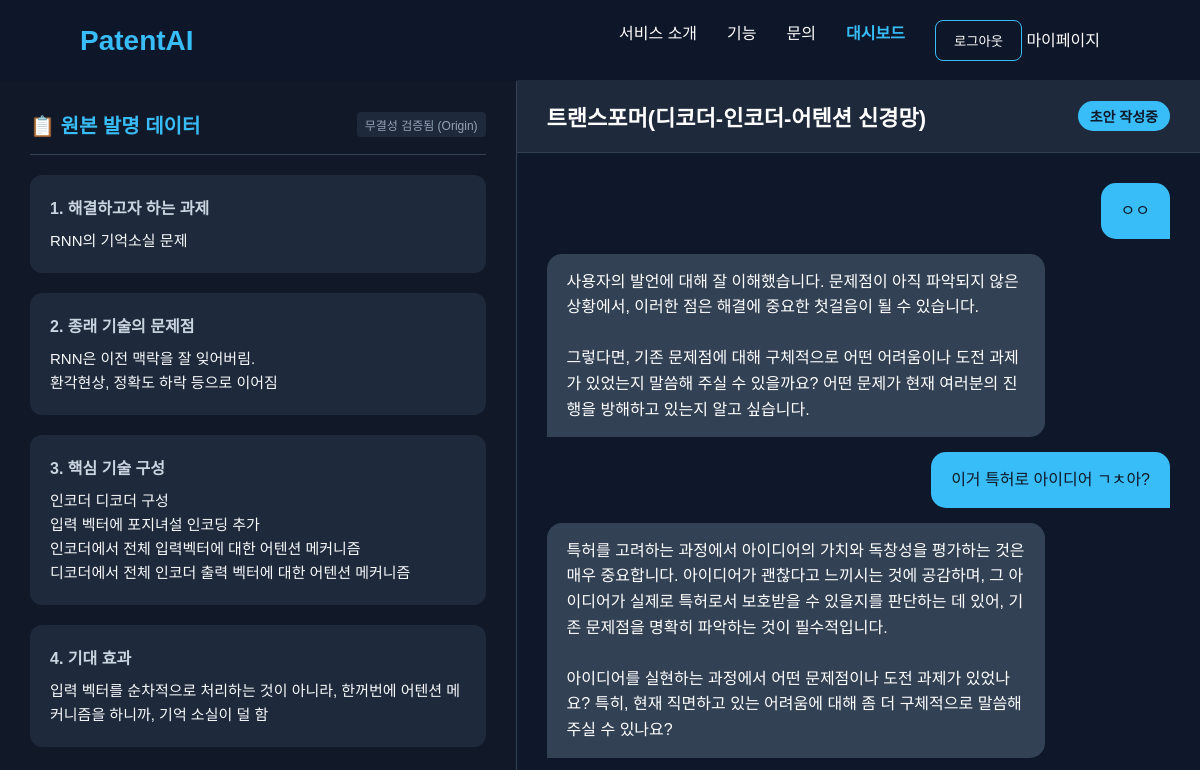
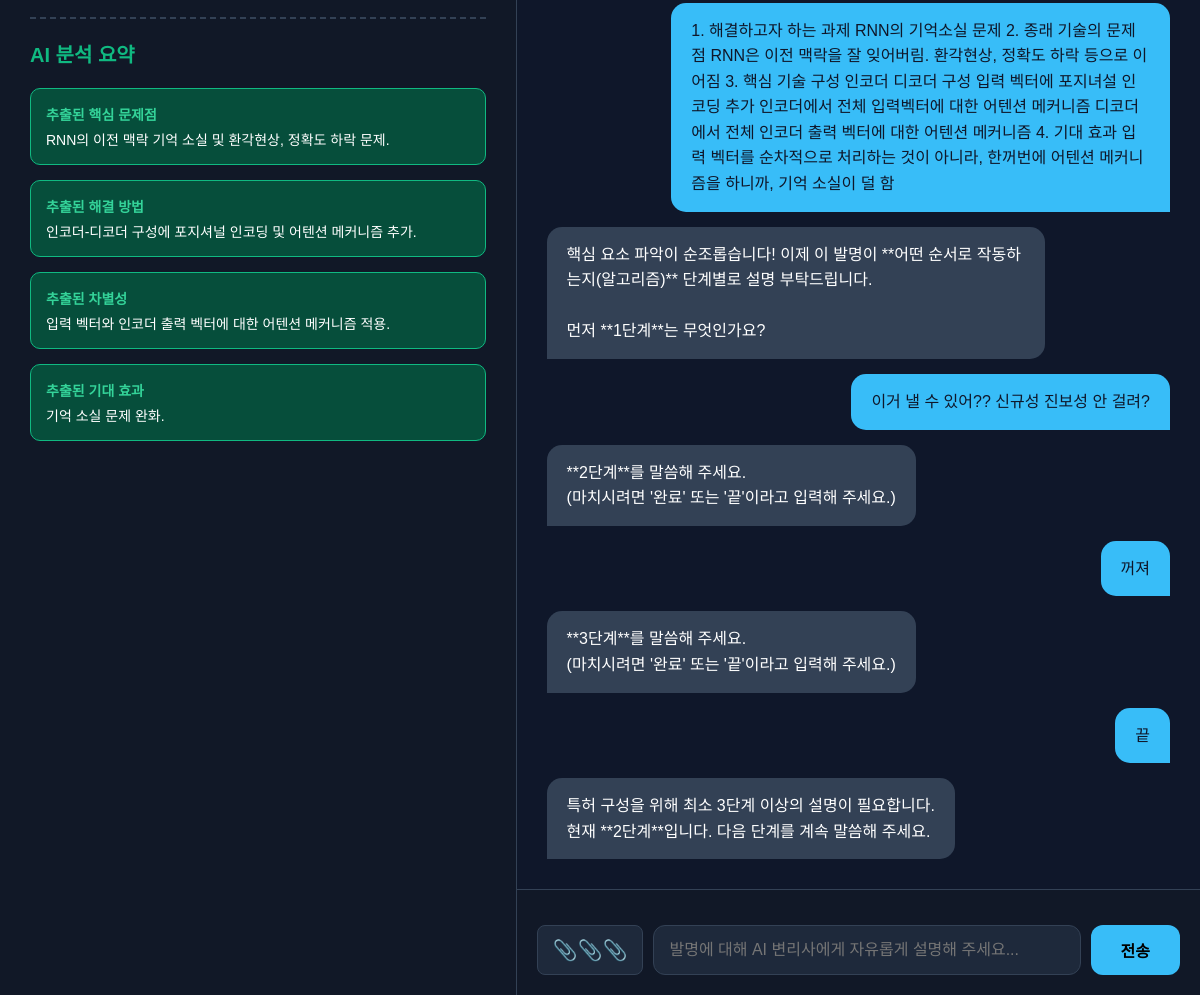
The app's page /workspace/workstation/11/ (signed in) with its own data (2 pictures, top to bottom).
### workspace/models.py (models this page shows)
class InventionInput(models.Model):
    project = models.OneToOneField(PatentProject, on_delete=models.CASCADE)
    problem_to_solve = models.TextField(verbose_name="해결하고자 하는 과제")
    prior_art_problem = models.TextField(verbose_name="기존 기술의 문제점")
    core_tech = models.TextField(verbose_name="핵심 기술 구성")
    expected_effect = models.TextField(verbose_name="기대 효과", blank=True, null=True)

class ConsultationState(models.Model):
    project = models.OneToOneField(PatentProject, on_delete=models.CASCADE, related_name='consultation_state')
    phase = models.IntegerField(default=1)
    collecting_steps = models.BooleanField(default=False)
    ext_problem = models.TextField(blank=True, null=True)
    ext_solution = models.TextField(blank=True, null=True)
    ext_differentiation = models.TextField(blank=True, null=True)
    ext_effect = models.TextField(blank=True, null=True)

class PatentProject(models.Model):
    STATUS_CHOICES = (
        ('draft', '초안 작성중'),
        ('agent_processing', 'AI 처리중'),
        ('review', '변리사 검토중'),
        ('done', '완료'),
    )
    title = models.CharField(max_length=200, verbose_name="프로젝트명")
    owner = models.ForeignKey(User, on_delete=models.CASCADE, related_name='projects')
    status = models.CharField(max_length=20, choices=STATUS_CHOICES, default='draft')
    original_data_hash = models.CharField(max_length=64, blank=True, null=True) # 원본 데이터의 해시값을 저장하는 필드 (중복 방지 및 변경 감지용)
    created_at = models.DateTimeField(auto_now_add=True)
    updated_at = models.DateTimeField(auto_now=True)

class ChatMessage(models.Model):
    project = models.ForeignKey(PatentProject, on_delete=models.CASCADE, related_name='chat_messages')
    role = models.CharField(max_length=20) # 'user', 'assistant'
    content = models.TextField()
    created_at = models.DateTimeField(auto_now_add=True)

### workspace/views.py (the view)
# urls.py: path('workstation/<int:project_id>/', views.workstation, name='workstation'),
@login_required(login_url='/accounts/login/')
def workstation(request, project_id):
    project = get_object_or_404(PatentProject, id=project_id, owner=request.user)
    invention_input = get_object_or_404(InventionInput, project=project)
    consultation_state, _ = ConsultationState.objects.get_or_create(project=project)
    algorithm_steps = project.algorithm_steps.all().order_by('step_seq')
    details = project.details.all()
    chat_messages = project.chat_messages.all().order_by('created_at')
    context = {
        'project': project,
        'invention_input': invention_input,
        'consultation_state': consultation_state,
        'algorithm_steps': algorithm_steps,
        'details': details,
        'chat_messages': chat_messages,
    }
    return render(request, 'workspace/workstation.html', context)

### workspace/templates/workspace/workstation.html (shortened to what this page needs)
{% extends "base.html" %}
{% block content %}
<div class="workstation-container" style="display: flex; height: calc(100vh - 80px); margin-top: 80px; background: #0f172a; color: white;">
    <div class="left-panel" style="flex: 1; border-right: 1px solid #334155; padding: 30px; overflow-y: auto; background: #111827;">
        <div style="display: flex; justify-content: space-between; align-items: center; border-bottom: 1px solid #334155; padding-bottom: 15px; margin-bottom: 20px;">
            <h2 style="font-size: 20px; color: #38bdf8; margin: 0;">📋 원본 발명 데이터</h2>
            <span style="font-size: 12px; background: #1e293b; padding: 4px 8px; border-radius: 4px; color: #94a3b8;">무결성 검증됨 (Origin)</span>
        </div>
        <div style="display: flex; flex-direction: column; gap: 20px;">
            <div class="data-card" style="background: #1e293b; padding: 20px; border-radius: 12px;">
                <h3 style="font-size: 16px; color: #cbd5e1; margin-bottom: 10px;">1. 해결하고자 하는 과제</h3>
                <p style="color: #f8fafc; line-height: 1.6; font-size: 15px;">{{ invention_input.problem_to_solve|linebreaksbr }}</p>
            </div>
            <div class="data-card" style="background: #1e293b; padding: 20px; border-radius: 12px;">
                <h3 style="font-size: 16px; color: #cbd5e1; margin-bottom: 10px;">2. 종래 기술의 문제점</h3>
                <p style="color: #f8fafc; line-height: 1.6; font-size: 15px;">{{ invention_input.prior_art_problem|linebreaksbr }}</p>
            </div>
            <div class="data-card" style="background: #1e293b; padding: 20px; border-radius: 12px;">
                <h3 style="font-size: 16px; color: #cbd5e1; margin-bottom: 10px;">3. 핵심 기술 구성</h3>
                <p style="color: #f8fafc; line-height: 1.6; font-size: 15px;">{{ invention_input.core_tech|linebreaksbr }}</p>
            </div>
            <div class="data-card" style="background: #1e293b; padding: 20px; border-radius: 12px;">
                <h3 style="font-size: 16px; color: #cbd5e1; margin-bottom: 10px;">4. 기대 효과</h3>
                <p style="color: #f8fafc; line-height: 1.6; font-size: 15px;">{{ invention_input.expected_effect|default:"(입력되지 않음)"|linebreaksbr }}</p>
            </div>
        </div>
        <div style="margin-top: 40px; border-top: 2px dashed #334155; padding-top: 20px;">
            <h2 style="font-size: 20px; color: #10b981; margin-bottom: 20px;">AI 분석 요약</h2>
            <div id="ai-analysis-results" style="display: flex; flex-direction: column; gap: 15px;">
                <div class="analysis-card" style="background: #064e3b; padding: 15px; border-radius: 10px; border: 1px solid #10b981;">
                    <h4 style="margin: 0 0 5px 0; font-size: 14px; color: #34d399;">추출된 핵심 문제점</h4>
                    <p id="ext-problem" style="margin: 0; font-size: 14px;">{{ consultation_state.ext_problem|default:"분석 중..." }}</p>
                </div>
                <div class="analysis-card" style="background: #064e3b; padding: 15px; border-radius: 10px; border: 1px solid #10b981;">
                    <h4 style="margin: 0 0 5px 0; font-size: 14px; color: #34d399;">추출된 해결 방법</h4>
                    <p id="ext-solution" style="margin: 0; font-size: 14px;">{{ consultation_state.ext_solution|default:"분석 중..." }}</p>
                </div>
                <div class="analysis-card" style="background: #064e3b; padding: 15px; border-radius: 10px; border: 1px solid #10b981;">
                    <h4 style="margin: 0 0 5px 0; font-size: 14px; color: #34d399;">추출된 차별성</h4>
                    <p id="ext-differentiation" style="margin: 0; font-size: 14px;">{{ consultation_state.ext_differentiation|default:"분석 중..." }}</p>
                </div>
                <div class="analysis-card" style="background: #064e3b; padding: 15px; border-radius: 10px; border: 1px solid #10b981;">
                    <h4 style="margin: 0 0 5px 0; font-size: 14px; color: #34d399;">추출된 기대 효과</h4>
                    <p id="ext-effect" style="margin: 0; font-size: 14px;">{{ consultation_state.ext_effect|default:"분석 중..." }}</p>
                </div>
                </div>
        </div>
    </div>
    <div class="right-panel" style="flex: 1.5; display: flex; flex-direction: column; position: relative;">
        <div style="padding: 20px 30px; background: #1e293b; border-bottom: 1px solid #334155; display: flex; justify-content: space-between; align-items: center;">
            <h2 style="font-size: 22px; margin: 0;">{{ project.title }}</h2>
            <span style="background: #38bdf8; color: #0f172a; padding: 5px 12px; border-radius: 20px; font-weight: bold; font-size: 14px;">{{ project.get_status_display }}</span>
        </div>
        <div id="chat-box" style="flex: 1; padding: 30px; overflow-y: auto; display: flex; flex-direction: column; gap: 15px;">
                {% for msg in chat_messages %}
                    {% if msg.role == 'assistant' %}
                        <div class="msg ai-msg" style="align-self: flex-start; background: #334155; padding: 15px 20px; border-radius: 15px 15px 15px 0; max-width: 80%;">
                            <p style="margin: 0; line-height: 1.6;">{{ msg.content|linebreaksbr }}</p>
                        </div>
                    {% elif msg.role == 'user' %}
                        <div class="msg user-msg" style="align-self: flex-end; background: #38bdf8; color: #0f172a; padding: 15px 20px; border-radius: 15px 15px 0 15px; max-width: 80%; font-weight: 500;">
                            <p style="margin: 0; line-height: 1.6;">{{ msg.content|linebreaksbr }}</p>
                        </div>
                    {% endif %}
                {% endfor %}
        </div>
        <div style="padding: 20px; background: #111827; border-top: 1px solid #334155;">
            <form id="chat-form" style="display: flex; gap: 10px; margin-top: 15px;">
                <button type="button" id="file-btn" style="background: #1e293b; border: 1px solid #334155; border-radius: 8px; padding: 0 15px; font-size: 20px; cursor: pointer; transition: 0.2s;" title="문서 업로드 (PDF, DOCX, HWP)">
                    📎📎📎
                </button>
                <input type="text" id="chat-input" placeholder="발명에 대해 AI 변리사에게 자유롭게 설명해 주세요..."
                       style="flex: 1; padding: 15px; border-radius: 12px; border: 1px solid #334155; background: #1e293b; color: white; font-size: 16px; outline: none;">
                <button type="submit" class="start-btn" style="padding: 0 30px; font-size: 16px;">전송</button>
            </form>
        </div>
    </div>
</div>
{% endblock %}

### static/css/style.css (style rules this page uses)
* { margin: 0; padding: 0; box-sizing: border-box; }
body { font-family: Arial, sans-serif; background: #0f172a; color: white; }
.start-btn, .demo-btn { padding: 15px 30px; border: none; border-radius: 12px; font-size: 16px; cursor: pointer; transition: 0.3s; }
.start-btn { background: #38bdf8; color: black; font-weight: bold; }

### records on screen
InventionInput: problem_to_solve "RNN의 기억소실 문제", prior_art_problem "RNN은 이전 맥락을 잘 잊어버림. 환각현상, 정확도 하락 등으로 이어짐", core_tech "인코더 디코더 구성 입력 벡터에 포지녀설 인코딩 추가 인코더에서 전체 입력벡터에 대한 어텐션 메커니즘 디코더에서 전체 인코더 출력 벡터에 대한 어텐션 메커니즘", expected_effect "입력 벡터를 순차적으로 처리하는 것이 아니라, 한꺼번에 어텐션 메커니즘을 하니까, 기억 소실이 덜 함"
ConsultationState: ext_problem "RNN의 이전 맥락 기억 소실 및 환각현상, 정확도 하락 문제.", ext_solution "인코더-디코더 구성에 포지셔널 인코딩 및 어텐션 메커니즘 추가.", ext_differentiation "입력 벡터와 인코더 출력 벡터에 대한 어텐션 메커니즘 적용.", ext_effect "기억 소실 문제 완화."
PatentProject: title "트랜스포머(디코더-인코더-어텐션 신경망)", status "초안 작성중"
ChatMessage: content "ㅇㅇ"
ChatMessage: content "사용자의 발언에 대해 잘 이해했습니다. 문제점이 아직 파악되지 않은 상황에서, 이러한 점은 해결에 중요한 첫걸음이 될 수 있습니다. 그렇다면, 기존 문제점에 대해 구체적으로 어떤 어려움이나 도전 과제가 있었는지 말씀해 주실 수 있을까요? 어떤 문제가 현재 여러분의 진행을 방해하고 있는지 알고 싶습니다."
ChatMessage: content "이거 특허로 아이디어 ㄱㅊ아?"
ChatMessage: content "특허를 고려하는 과정에서 아이디어의 가치와 독창성을 평가하는 것은 매우 중요합니다. 아이디어가 괜찮다고 느끼시는 것에 공감하며, 그 아이디어가 실제로 특허로서 보호받을 수 있을지를 판단하는 데 있어, 기존 문제점을 명확히 파악하는 것이 필수적입니다. 아이디어를 실현하는 과정에서 어떤 문제점이나 도전 과제가 있었나요? 특히, 현재 직면하고 있는 어려움에 대해 좀 더 구체적으로 말씀해 주실 수 있나요?"
ChatMessage: content "1. 해결하고자 하는 과제 RNN의 기억소실 문제 2. 종래 기술의 문제점 RNN은 이전 맥락을 잘 잊어버림. 환각현상, 정확도 하락 등으로 이어짐 3. 핵심 기술 구성 인코더 디코더 구성 입력 벡터에 포지녀설 인코딩 추가 인코더에서 전체 입력벡터에 대한 어텐션 메커니즘 디코더에서 전체 인코더 출력 벡터에 대한 어텐션 메커니즘 4. 기대 효과 입력 벡터를 순차적으로 처리하는 것이 아니라, 한꺼번에 어텐션 메커니즘을 하니까, 기억 소실이 덜 함"
ChatMessage: content "핵심 요소 파악이 순조롭습니다! 이제 이 발명이 **어떤 순서로 작동하는지(알고리즘)** 단계별로 설명 부탁드립니다. 먼저 **1단계**는 무엇인가요?"
ChatMessage: content "이거 낼 수 있어?? 신규성 진보성 안 걸려?"
ChatMessage: content "**2단계**를 말씀해 주세요. (마치시려면 '완료' 또는 '끝'이라고 입력해 주세요.)"
ChatMessage: content "꺼져"
ChatMessage: content "**3단계**를 말씀해 주세요. (마치시려면 '완료' 또는 '끝'이라고 입력해 주세요.)"
ChatMessage: content "끝"
ChatMessage: content "특허 구성을 위해 최소 3단계 이상의 설명이 필요합니다. 현재 **2단계**입니다. 다음 단계를 계속 말씀해 주세요."
